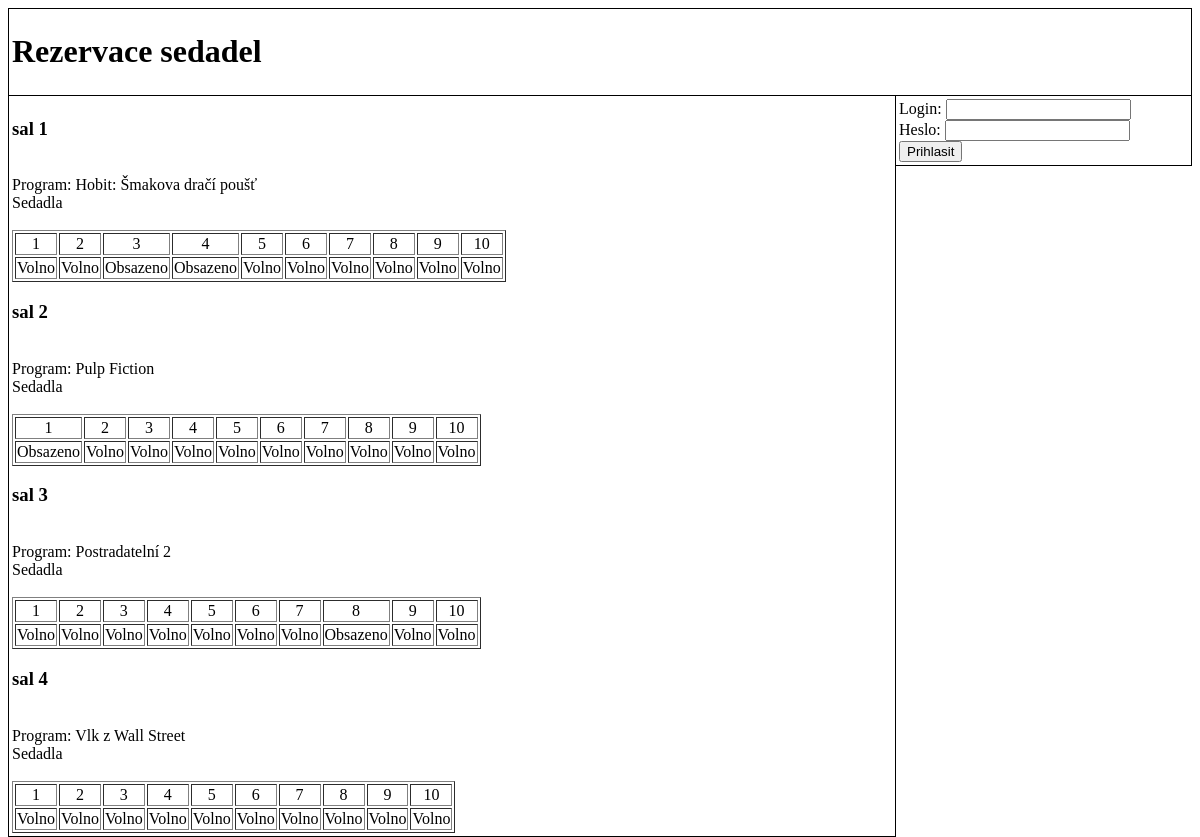
The page / on the database its author committed.
### tables this page shows
CREATE TABLE IF NOT EXISTS `kino_saly` (
  `kino_saly_id` int(11) NOT NULL AUTO_INCREMENT,
  `kino_saly_nazev` varchar(50) NOT NULL,
  `kino_saly_program` varchar(100) NOT NULL,
  PRIMARY KEY (`kino_saly_id`)
);

### scripts.php (called while the page is built, shortened)
<?php
	function isLoggedIn(){
		if(isset($_SESSION[session_id()])){
			return TRUE;
		} else{
			return FALSE;
		}
	}
?>

### index.php (the view, shortened to what this page needs)
<?php
	require_once './db_connect.php';
	require_once './scripts.php';
?>
<!DOCTYPE html>
<html>
	<head>
		<link rel="stylesheet" type="text/css" href="styl.css" />
	</head>
	<body>
		<div id="wrap_head">
			<div id="head">
				<h1>Rezervace sedadel</h1>
			</div>
		</div>
		<div id="wrap_body">
			<div id="body">
				<?php
					try{
						$query = $db->prepare("SELECT * FROM kino_saly");
						$query->execute();
					} catch(PDOException $e){
						die($e->getMessage());
					}
					while($row = $query->fetch(PDO::FETCH_BOTH)){
						$sal     = $row['kino_saly_nazev'];
						$program = $row['kino_saly_program'];
						$sal_id  = $row['kino_saly_id'];
						echo "<h3>$sal</h3><br />";
						echo "Program: $program<br />";
						echo "Sedadla<br /><br />";
						echo "<table border=\"1\">";
						echo "<tr align='center'> <td>1</td><td>2</td><td>3</td><td>4</td><td>5</td><td>6</td><td>7</td><td>8</td><td>9</td><td>10</td> </tr>";
						for($i = 1; $i < 11; $i++){
							try{
								$query2 = $db->prepare("SELECT kino_rezervace_idUzivatel FROM kino_rezervace WHERE kino_rezervace_idSal = ? AND kino_rezervace_kreslo = ?");
								$params = [$sal_id, $i];
								$query2->execute($params);
							} catch(PDOException $e){
								die($e->getMessage());
							}
							$pom = $query2->fetchColumn(0);
							if(isLoggedIn()){
								$id = $_SESSION[session_id()];
								if($pom == $id){
									echo "<td rowspan='3'><a href='zrusit_rezervaci.php?id=$sal_id&den=$i'>Zrušit</a></td>\n";
								} elseif($pom > 0){
									echo "<td rowspan='3'>Obsazeno</td>\n";
								} else{
									echo "<td rowspan='3'><a href='rezervovat.php?id=$sal_id&den=$i'>Rezervovat</a></td>\n";
								}
							} else{
								if($pom > 0){
									echo "<td rowspan='3'>Obsazeno</td>\n";
								} else{
									echo "<td rowspan='3'>Volno</td>\n";
								}
							}
						}
						echo "</table>";
					}
				?>
			</div>
		</div>
		<div id="wrap_login">
			<div id="login">
				<?php
					if(!isLoggedIn()){
						echo "<form action=\"\" method=\"POST\">\n";
						echo "Login: <input type=\"text\" name=\"puj_login\" /><br />\n";
						echo "Heslo: <input type=\"password\" name=\"puj_heslo\" /><br />\n";
						echo "<input type=\"submit\" name=\"puj_prihl\" value=\"Prihlasit\"/>\n";
						echo "</form>\n";
					} else{
						echo "Prihlasen: " . getUserLogin($_SESSION[session_id()], $db) . "<br />";
						echo "<form action=\"\" method=\"POST\">\n";
						echo "<input type=\"submit\" name=\"puj_odhl\" value=\"Odhlasit\"/>\n";
						echo "</form>\n <br />";
						echo "<a href='rezervace.php'>Moje rezervace</a> ";
					}
				?>
			</div>
		</div>
	</body>
</html>

### styl.css (style rules this page uses)
#wrap_head { width : 100%; float : left; }
#head, #body, #login { border-style : solid; border-color : black; border-width : 1px; padding : 3px; }
#wrap_body { width : 75%; float : left; }
#body { border-style : none solid solid solid; }
#wrap_login { width : 25%; float : left; }
#login { border-style : none solid solid none; }

### rows shown on the page
kino_saly: kino_saly_nazev "sal 1", kino_saly_program "Hobit: Šmakova dračí poušť"
kino_saly: kino_saly_nazev "sal 2", kino_saly_program "Pulp Fiction"
kino_saly: kino_saly_nazev "sal 3", kino_saly_program "Postradatelní 2"
kino_saly: kino_saly_nazev "sal 4", kino_saly_program "Vlk z Wall Street"
